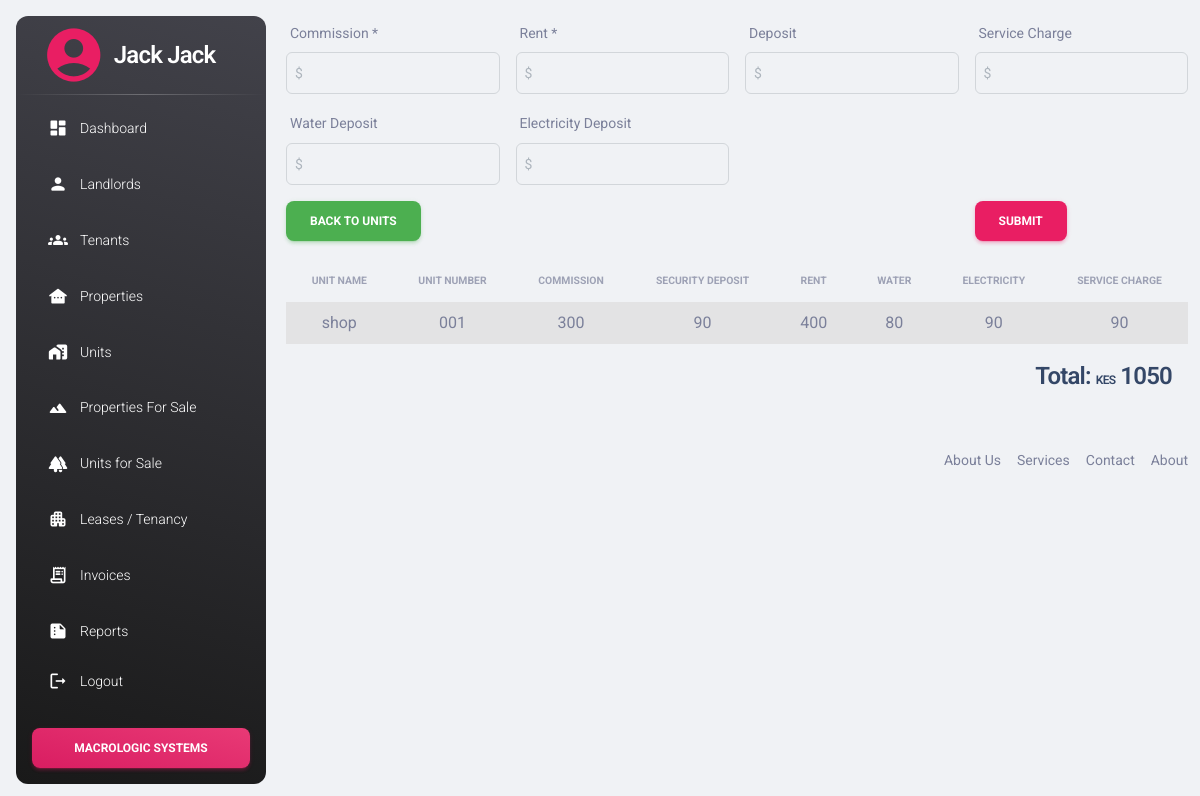
/forms/bill_units.php?bill_id=2 (signed in), run on the app's committed database.
### tables this page shows
CREATE TABLE `billing_two` (
  `id` int(11) NOT NULL,
  `unit_id` int(11) NOT NULL,
  `commission` int(11) NOT NULL,
  `deposit` int(11) NOT NULL,
  `rent` int(11) NOT NULL,
  `service_charge` int(11) DEFAULT NULL,
  `water_deposit` int(11) DEFAULT NULL,
  `electricity_deposit` int(11) DEFAULT NULL
);

CREATE TABLE `units_two` (
  `id` int(11) NOT NULL,
  `property_id` int(11) NOT NULL,
  `unit_name` varchar(50) NOT NULL,
  `unit_number` varchar(20) DEFAULT NULL,
  `description` varchar(2000) NOT NULL,
  `available` enum('No','Yes') NOT NULL,
  `reserved` enum('No','Yes') NOT NULL,
  `occupied` enum('No','Yes') NOT NULL
);

### forms/bill_units.php (the view, shortened to what this page needs)
<?php include '../config/connect.php'; ?>
<?php include '../includes/header.php'; ?>
    <div class="container">
      <?php
      if (isset($_GET['bill_id'])){
        $bill_id = $_GET['bill_id'];
      }
      echo '<form class="row g-3 my-1" action="billscon.php?bill_id='.$bill_id.'" method="post">
        <div class="col-md-3">
          <label for="commission" class="form-label">Commission *</label>
          <input type="number" class="form-control ps-2" id="commission" name="commission" placeholder="$" required autocomplete="off">
        </div>
        <div class="col-md-3">
          <label for="rent" class="form-label">Rent *</label>
          <input type="number" class="form-control ps-2" id="rent" name="rent" placeholder="$" required autocomplete="off">
        </div>
        <div class="col-md-3">
          <label for="deposit" class="form-label">Deposit</label>
          <input type="number" class="form-control ps-2" id="deposit" name="deposit" placeholder="$" required autocomplete="off">
        </div>
        <div class="col-md-3">
          <label for="service" class="form-label">Service Charge</label>
          <input type="number" class="form-control ps-2" id="service" name="service" placeholder="$" required autocomplete="off">
        </div>
        <div class="col-md-3">
          <label for="water" class="form-label">Water Deposit</label>
          <input type="number" class="form-control ps-2" id="water" name="water" placeholder="$" required autocomplete="off">
        </div>
        <div class="col-md-3">
          <label for="electricity" class="form-label">Electricity Deposit</label>
          <input type="number" class="form-control ps-2" id="electricity" name="electricity" placeholder="$" required autocomplete="off">
        </div>
        <div class="col-9">
          <a href="../tables/units_view.php" class="btn btn-success">Back to units</a>
        </div>
        <div class="col-3">
          <button type="submit" name="bill" id="submitBill" class="btn btn-primary">Submit</button>
        </div>
      </form>';
      ?>
      <div class="table-responsive p-0">
        <table class="table table-striped">
          <thead>
            <tr>
              <th class="text-center text-uppercase text-secondary text-xxs font-weight-bolder opacity-7">Unit name</th>
              <th class="text-center text-uppercase text-secondary text-xxs font-weight-bolder opacity-7">unit number</th>
              <th class="text-center text-uppercase text-secondary text-xxs font-weight-bolder opacity-7">commission</th>
              <th class="text-center text-uppercase text-secondary text-xxs font-weight-bolder opacity-7">security deposit</th>
              <th class="text-center text-uppercase text-secondary text-xxs font-weight-bolder opacity-7">rent</th>
              <th class="text-center text-uppercase text-secondary text-xxs font-weight-bolder opacity-7">water</th>
              <th class="text-center text-uppercase text-secondary text-xxs font-weight-bolder opacity-7">electricity</th>
              <th class="text-center text-uppercase text-secondary text-xxs font-weight-bolder opacity-7">Service charge</th>
            </tr>
          </thead>
          <tbody>
            <?php
            if(isset($_GET['bill_id'])){
              $bill= $_GET['bill_id'];
            }
            $sql = "SELECT
              units_two.unit_name AS unit_name,
              units_two.unit_number AS unit_number,
              billing_two.commission AS commission,
              billing_two.deposit AS deposit,
              billing_two.rent AS rent,
              billing_two.service_charge AS service_charge,
              billing_two.water_deposit AS water,
              billing_two.electricity_deposit AS electricity
            FROM
              billing_two
            JOIN
              units_two ON billing_two.unit_id = units_two.id
            WHERE
              units_two.id = $bill
            ";
            $result = $con->query($sql);
            if ($result->num_rows > 0){
              $row = $result->fetch_assoc();
              $total = 0;
              if ($row){
                echo '<tr>
                        <td class="text-center">' . $row["unit_name"] . '</td>
                        <td class="text-center">' . $row["unit_number"] . '</td>
                        <td class="text-center">' . $row["commission"] . '</td>
                        <td class="text-center">' . $row["deposit"] . '</td>
                        <td class="text-center">' . $row["rent"] . '</td>
                        <td class="text-center">' . $row["service_charge"] . '</td>
                        <td class="text-center">' . $row["water"] . '</td>
                        <td class="text-center">' . $row["electricity"] . '</td>
                      </tr>';
                    $total += $row['commission'] + $row['deposit'] + $row['rent'] + $row['service_charge'] + $row['water'] + $row['electricity'];
              }
            } else {
              echo '<td colspan="8" class="text-center h4">No Bills Yet</td>';
            }
            ?>
          </tbody>
        </table>
        <?php
        echo '<div class="d-flex justify-content-end me-3">
          <div class="total h4">Total: <span class="text-xs">KES</span> ' . $total . ' </div>
        </div>';
        ?>
      </div>
    </div>
    <footer class="footer pt-5">
      <div class="container-fluid">
        <div class="row align-items-center justify-content-lg-between">
          <div class="col-lg-12">
            <ul class="nav nav-footer justify-content-center justify-content-lg-end">
              <li class="nav-item">
                <a href="https://www.creative-tim.com/license" class="nav-link pe-0 text-muted" target="_blank">About Us</a>
              </li>
              <li class="nav-item">
                <a href="https://www.creative-tim.com/license" class="nav-link pe-0 text-muted" target="_blank">Services</a>
              </li>
              <li class="nav-item">
                <a href="https://www.creative-tim.com/license" class="nav-link pe-0 text-muted" target="_blank">Contact</a>
              </li>
              <li class="nav-item">
                <a href="https://www.creative-tim.com/license" class="nav-link pe-0 text-muted" target="_blank">About</a>
              </li>
            </ul>
          </div>
        </div>
      </div>
    </footer>
  </main>
</body>
</html>

### data on the page
billing_two: units_two.unit_name "shop", units_two.unit_number "001", commission "300", deposit "90", rent "400", service_charge "80", water_deposit "90", electricity_deposit "90"

### other printed values
$username "Jack Jack"
$total "1050"
